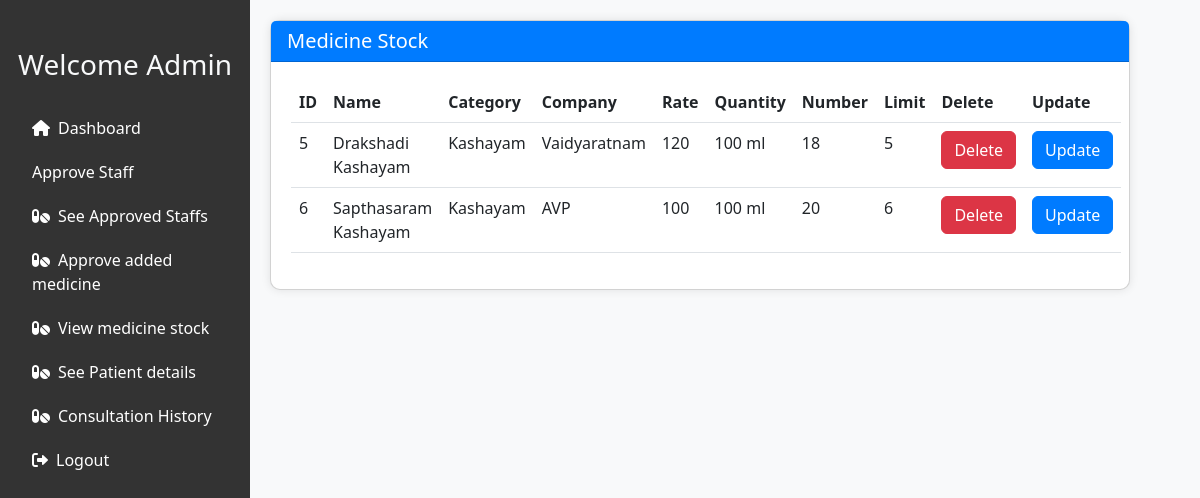
The app's page /adminmedview/ (signed in) with its own data.
### Pharmacist/models.py (models this page shows)
class Medicine(models.Model):
    Name=models.CharField(max_length=30)
    Category=models.CharField(max_length=30)
    Company=models.CharField(max_length=30)
    Rate=models.IntegerField(blank=True, null=True)
    Quantity=models.CharField(max_length=30)
    Number=models.IntegerField(blank=True, null=True)
    is_approved=models.BooleanField(default=0)
    Limit=models.IntegerField(blank=True,null=True)

### Coordinator/views.py (the view)
# urls.py: path("adminmedview/", coordinator_views.admin_medicineview, name='admin_medicineview'),
@login_required
def admin_medicineview(request):
    details2 = Medicine.objects.all()
    return render(request, 'medicinestock.html', {'data3': details2})

### Coordinator/templates/medicinestock.html (shortened to what this page needs)
<!DOCTYPE html>
<html lang="en">
<head>
  <link href="https://cdn.jsdelivr.net/npm/bootstrap@5.3.0-alpha1/dist/css/bootstrap.min.css" rel="stylesheet">
  <link href="https://cdnjs.cloudflare.com/ajax/libs/font-awesome/6.0.0-beta3/css/all.min.css" rel="stylesheet">
</head>
<body>
<div class="container-fluid">
  <div class="row">
    <div class="col-md-3 sidebar">
      <h3 class="text-center text-light mb-4">Welcome Admin </h3>
      <ul class="nav flex-column">
        <li class="nav-item">
          <a class="nav-link sidebar-link" href="{% url 'admin_home' %}"><i class="fas fa-home me-2"></i>Dashboard</a>
        </li>
        <li class="nav-item">
          <a class="nav-link sidebar-link" href="{% url 'approve_reject' %}" i class="fas fa-user-check me-2"></i>Approve Staff</a>
        </li>
        <li class="nav-item">
          <a class="nav-link sidebar-link" href="{% url 'admin_staffview' %}"><i class="fas fa-pills me-2"></i>See Approved Staffs</a>
        </li>
        <li class="nav-item">
          <a class="nav-link sidebar-link" href="{% url 'approveorreject' %}"><i class="fas fa-pills me-2"></i>Approve added medicine</a>
        </li>
        <li class="nav-item">
          <a class="nav-link sidebar-link" href="{% url 'admin_medicineview' %}"><i class="fas fa-pills me-2"></i>View medicine stock</a>
        </li>
        <li class="nav-item">
          <a class="nav-link sidebar-link" href="{% url 'patient_data' %}"><i class="fas fa-pills me-2"></i>See Patient details</a>
        </li>
        <li class="nav-item">
          <a class="nav-link sidebar-link" href="{% url 'patient_records' %}"><i class="fas fa-pills me-2"></i>Consultation History</a>
        </li>
        <li class="nav-item">
          <a class="nav-link sidebar-link" href="/lgo"><i class="fas fa-sign-out-alt me-2"></i>Logout</a>
        </li>
      </ul>
    </div>
    <div class="col-md-9 main-content">
        <div class="card mb-4">
          <div class="card-header">
            <h5 class="m-0">Medicine Stock</h5>
          </div>
          <div class="card-body">
            <table class="table">
              <thead>
                <tr>
                    <th>ID</th>
                    <th>Name</th>
                    <th>Category</th>
                    <th>Company</th>
                    <th>Rate</th>
                    <th>Quantity</th>
                    <th>Number</th>
                    <th>Limit</th>
                    <th>Delete</th>
                    <th>Update</th>
                </tr>
              </thead>
              <tbody>
                {% for md in data3 %}
                <tr {% if md.Number <= md.Limit %} class="highlight-row" {% endif %}>
                    <td>{{md.id}}</td>
                    <td>{{md.Name}}</td>
                    <td>{{md.Category}}</td>
                    <td>{{md.Company}}</td>
                    <td>{{md.Rate}}</td>
                    <td>{{md.Quantity}}</td>
                    <td>{{md.Number}}</td>
                    <td>{{md.Limit}}</td>
                    <td><a href="{% url 'admin_medicinedel' med_id=md.id %}" class="btn btn-danger">Delete</a></td>
                    <td><a href="{% url 'admin_medicineedit' med_id=md.id %}" class="btn btn-primary">Update</a></td>
                </tr>
                {% endfor %}
              </tbody>
            </table>
          </div>
        </div>
      </div>
    </div>
  </div>
</body>
</html>

### Coordinator/templates/medicinestock.html (style rules this page uses)
body { background-color: #f8f9fa; }
.sidebar { position: fixed; top: 0; left: 0; height: 100%; width: 250px; background-color: #333; padding-top: 3rem; }
.main-content { margin-left: 250px; padding: 20px; }
.sidebar-link { color: #fff; padding: 10px 20px; display: block; text-decoration: none; }
.card { background-color: #fff; border-radius: 10px; box-shadow: 0 0 10px rgba(0,0,0,0.1); }
.card-header { background-color: #007bff; color: #fff; border-radius: 10px 10px 0 0; }
.card-body { padding: 20px; }
.btn-primary { background-color: #007bff; border-color: #007bff; }

### records on screen
Medicine: id "5", Name "Drakshadi Kashayam", Category "Kashayam", Company "Vaidyaratnam", Rate "120", Quantity "100 ml", Number "18", Limit "5"
Medicine: id "6", Name "Sapthasaram Kashayam", Category "Kashayam", Company "AVP", Rate "100", Quantity "100 ml", Number "20", Limit "6"
